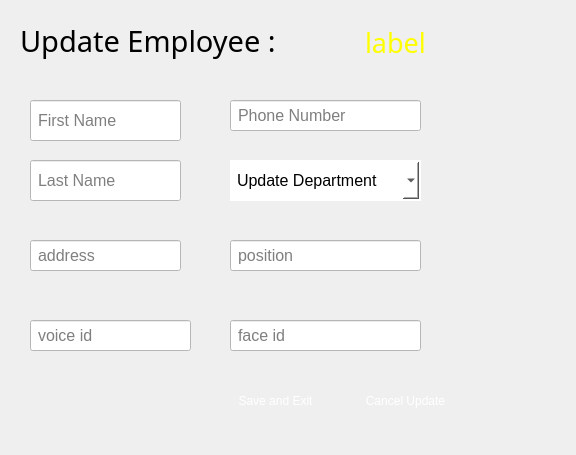
<?xml version="1.0" encoding="UTF-8"?>
<ui version="4.0">
 <class>employeeUpdateForm</class>
 <widget class="QWidget" name="employeeUpdateForm">
  <property name="geometry">
   <rect>
    <x>0</x>
    <y>0</y>
    <width>576</width>
    <height>455</height>
   </rect>
  </property>
  <property name="windowTitle">
   <string>Form</string>
  </property>
  <widget class="QWidget" name="area" native="true">
   <property name="geometry">
    <rect>
     <x>-20</x>
     <y>0</y>
     <width>621</width>
     <height>481</height>
    </rect>
   </property>
   <property name="styleSheet">
    <string notr="true">background-color: qlineargradient(spread:pad, 
                                x1:0, y1:0, x2:0, y2:1, 
                                stop:0 rgba(6, 6, 6, 255), 
                                stop:0.41 rgba(56, 50, 52, 255), 
                                stop:1 rgba(34, 33, 33, 255));;
</string>
   </property>
   <widget class="QLabel" name="label">
    <property name="geometry">
     <rect>
      <x>40</x>
      <y>10</y>
      <width>341</width>
      <height>61</height>
     </rect>
    </property>
    <property name="font">
     <font>
      <family>Azonix</family>
      <pointsize>22</pointsize>
     </font>
    </property>
    <property name="styleSheet">
     <string notr="true">background:transparent;</string>
    </property>
    <property name="text">
     <string>Update Employee :</string>
    </property>
   </widget>
   <widget class="QLineEdit" name="firstName">
    <property name="geometry">
     <rect>
      <x>50</x>
      <y>100</y>
      <width>151</width>
      <height>41</height>
     </rect>
    </property>
    <property name="styleSheet">
     <string notr="true">QLineEdit {
    background-color: white;
    padding: 5px;
    color: black;
    font-size: 16px;
}

/* Hover effect */
QLineEdit:hover {
	border:3px dashed qlineargradient(spread:pad, 
                            x1:0, y1:0, x2:1, y2:1, 
                            stop:0 rgba(255, 0, 0, 255), 
                            stop:0.41 rgba(195, 22, 58, 255), 
                            stop:1 rgba(255, 117, 0, 255));;  ;  ;
}

/* Focus effect */
QLineEdit:focus {
    border:2px solid  qlineargradient(spread:pad, 
                            x1:0, y1:0, x2:1, y2:1, 
                            stop:0 rgba(255, 0, 0, 255), 
                            stop:0.41 rgba(195, 22, 58, 255), 
                            stop:1 rgba(255, 117, 0, 255));;  ;  ;
}
</string>
    </property>
    <property name="placeholderText">
     <string>First Name</string>
    </property>
   </widget>
   <widget class="QLineEdit" name="lastName">
    <property name="geometry">
     <rect>
      <x>50</x>
      <y>160</y>
      <width>151</width>
      <height>41</height>
     </rect>
    </property>
    <property name="styleSheet">
     <string notr="true">QLineEdit {
    background-color: white;
    padding: 5px;
    color: black;
    font-size: 16px;
}

/* Hover effect */
QLineEdit:hover {
	border:3px dashed qlineargradient(spread:pad, 
                            x1:0, y1:0, x2:1, y2:1, 
                            stop:0 rgba(255, 0, 0, 255), 
                            stop:0.41 rgba(195, 22, 58, 255), 
                            stop:1 rgba(255, 117, 0, 255));;  ;  ;
}

/* Focus effect */
QLineEdit:focus {
    border:2px solid  qlineargradient(spread:pad, 
                            x1:0, y1:0, x2:1, y2:1, 
                            stop:0 rgba(255, 0, 0, 255), 
                            stop:0.41 rgba(195, 22, 58, 255), 
                            stop:1 rgba(255, 117, 0, 255));;  ;  ;
}
</string>
    </property>
    <property name="placeholderText">
     <string>Last Name</string>
    </property>
   </widget>
   <widget class="QLineEdit" name="address">
    <property name="geometry">
     <rect>
      <x>50</x>
      <y>240</y>
      <width>151</width>
      <height>31</height>
     </rect>
    </property>
    <property name="styleSheet">
     <string notr="true">QLineEdit {
    background-color: white;
    padding: 5px;
    color: black;
    font-size: 16px;
}

/* Hover effect */
QLineEdit:hover {
	border:3px dashed qlineargradient(spread:pad, 
                            x1:0, y1:0, x2:1, y2:1, 
                            stop:0 rgba(255, 0, 0, 255), 
                            stop:0.41 rgba(195, 22, 58, 255), 
                            stop:1 rgba(255, 117, 0, 255));;  ;  ;
}

/* Focus effect */
QLineEdit:focus {
    border:2px solid  qlineargradient(spread:pad, 
                            x1:0, y1:0, x2:1, y2:1, 
                            stop:0 rgba(255, 0, 0, 255), 
                            stop:0.41 rgba(195, 22, 58, 255), 
                            stop:1 rgba(255, 117, 0, 255));;  ;  ;
}
</string>
    </property>
    <property name="placeholderText">
     <string>address</string>
    </property>
   </widget>
   <widget class="QLineEdit" name="phoneNum">
    <property name="geometry">
     <rect>
      <x>250</x>
      <y>100</y>
      <width>191</width>
      <height>31</height>
     </rect>
    </property>
    <property name="styleSheet">
     <string notr="true">QLineEdit {
    background-color: white;
    padding: 5px;
    color: black;
    font-size: 16px;
}

/* Hover effect */
QLineEdit:hover {
	border:3px dashed qlineargradient(spread:pad, 
                            x1:0, y1:0, x2:1, y2:1, 
                            stop:0 rgba(255, 0, 0, 255), 
                            stop:0.41 rgba(195, 22, 58, 255), 
                            stop:1 rgba(255, 117, 0, 255));;  ;  ;
}

/* Focus effect */
QLineEdit:focus {
    border:2px solid  qlineargradient(spread:pad, 
                            x1:0, y1:0, x2:1, y2:1, 
                            stop:0 rgba(255, 0, 0, 255), 
                            stop:0.41 rgba(195, 22, 58, 255), 
                            stop:1 rgba(255, 117, 0, 255));;  ;  ;
}
</string>
    </property>
    <property name="placeholderText">
     <string>Phone Number</string>
    </property>
   </widget>
   <widget class="QComboBox" name="department">
    <property name="geometry">
     <rect>
      <x>250</x>
      <y>160</y>
      <width>191</width>
      <height>41</height>
     </rect>
    </property>
    <property name="styleSheet">
     <string notr="true">QComboBox {
    background-color: white;
    padding: 5px;
    color: black;
    font-size: 16px;
    border: 2px solid transparent; /* Default border */
}

/* Drop-down arrow area */
QComboBox::drop-down {
    border: none;
    width: 30px;
   ; /* Keep background for drop-down */
    border-top-right-radius: 8px;
    border-bottom-right-radius: 8px;
    image: url(:/textures/textures/downArrowIcon.png);
}

/* Hover effect */
QComboBox:hover {
    border: 3px dashed qlineargradient(spread:pad, 
                            x1:0, y1:0, x2:1, y2:1, 
                            stop:0 rgba(255, 0, 0, 255), 
                            stop:0.41 rgba(195, 22, 58, 255), 
                            stop:1 rgba(255, 117, 0, 255));
}

/* Focus effect */
QComboBox:focus {
    border: 2px solid qlineargradient(spread:pad, 
                            x1:0, y1:0, x2:1, y2:1, 
                            stop:0 rgba(255, 0, 0, 255), 
                            stop:0.41 rgba(195, 22, 58, 255), 
                            stop:1 rgba(255, 117, 0, 255));
}

/* Style for the dropdown list */
QComboBox QAbstractItemView {
    background-color: white;
    border: 2px solid #C51D34;
    selection-background-color: #ff0004;
    selection-color: white;
    border-radius: 8px;
    color: black;
}
</string>
    </property>
    <property name="placeholderText">
     <string>Update Department</string>
    </property>
    <item>
     <property name="text">
      <string>Human Resources</string>
     </property>
    </item>
    <item>
     <property name="text">
      <string>Federation</string>
     </property>
    </item>
    <item>
     <property name="text">
      <string>Municipality</string>
     </property>
    </item>
   </widget>
   <widget class="QLineEdit" name="face">
    <property name="geometry">
     <rect>
      <x>250</x>
      <y>320</y>
      <width>191</width>
      <height>31</height>
     </rect>
    </property>
    <property name="styleSheet">
     <string notr="true">QLineEdit {
    background-color: white;
    padding: 5px;
    color: black;
    font-size: 16px;
}

/* Hover effect */
QLineEdit:hover {
	border:3px dashed qlineargradient(spread:pad, 
                            x1:0, y1:0, x2:1, y2:1, 
                            stop:0 rgba(255, 0, 0, 255), 
                            stop:0.41 rgba(195, 22, 58, 255), 
                            stop:1 rgba(255, 117, 0, 255));;  ;  ;
}

/* Focus effect */
QLineEdit:focus {
    border:2px solid  qlineargradient(spread:pad, 
                            x1:0, y1:0, x2:1, y2:1, 
                            stop:0 rgba(255, 0, 0, 255), 
                            stop:0.41 rgba(195, 22, 58, 255), 
                            stop:1 rgba(255, 117, 0, 255));;  ;  ;
}
</string>
    </property>
    <property name="placeholderText">
     <string>face id </string>
    </property>
   </widget>
   <widget class="QLineEdit" name="voice">
    <property name="geometry">
     <rect>
      <x>50</x>
      <y>320</y>
      <width>161</width>
      <height>31</height>
     </rect>
    </property>
    <property name="styleSheet">
     <string notr="true">QLineEdit {
    background-color: white;
    padding: 5px;
    color: black;
    font-size: 16px;
}

/* Hover effect */
QLineEdit:hover {
	border:3px dashed qlineargradient(spread:pad, 
                            x1:0, y1:0, x2:1, y2:1, 
                            stop:0 rgba(255, 0, 0, 255), 
                            stop:0.41 rgba(195, 22, 58, 255), 
                            stop:1 rgba(255, 117, 0, 255));;  ;  ;
}

/* Focus effect */
QLineEdit:focus {
    border:2px solid  qlineargradient(spread:pad, 
                            x1:0, y1:0, x2:1, y2:1, 
                            stop:0 rgba(255, 0, 0, 255), 
                            stop:0.41 rgba(195, 22, 58, 255), 
                            stop:1 rgba(255, 117, 0, 255));;  ;  ;
}
</string>
    </property>
    <property name="placeholderText">
     <string>voice id</string>
    </property>
   </widget>
   <widget class="QPushButton" name="save_exit">
    <property name="geometry">
     <rect>
      <x>240</x>
      <y>380</y>
      <width>111</width>
      <height>41</height>
     </rect>
    </property>
    <property name="styleSheet">
     <string notr="true">QPushButton {
background-color:qlineargradient(spread:pad, 
                            x1:0, y1:0, x2:1, y2:1, 
                            stop:0 rgba(255, 0, 0, 255), 
                            stop:0.41 rgba(195, 22, 58, 255), 
                            stop:1 rgba(255, 117, 0, 255));;  ;  
border-radius:10px;
color:white;
}
QPushButton:hover {
    background-color:qlineargradient(x1: 0.25, y1: 0, x2: 0.75, y2: 1, 
                            stop: 0 rgba(0, 255, 254, 255),     
                            stop: 0.26 rgba(38, 170, 196, 255), 
                            stop: 0.67 rgba(89, 85, 131, 255),
                            stop: 1 rgba(0, 238, 255, 255));  
}</string>
    </property>
    <property name="text">
     <string>Save and Exit</string>
    </property>
   </widget>
   <widget class="QPushButton" name="cancel">
    <property name="geometry">
     <rect>
      <x>370</x>
      <y>380</y>
      <width>111</width>
      <height>41</height>
     </rect>
    </property>
    <property name="styleSheet">
     <string notr="true">QPushButton {
background-color:qlineargradient(spread:pad, 
                            x1:0, y1:0, x2:1, y2:1, 
                            stop:0 rgba(255, 0, 0, 255), 
                            stop:0.41 rgba(195, 22, 58, 255), 
                            stop:1 rgba(255, 117, 0, 255));;  ;  
border-radius:10px;
color:white;
}
QPushButton:hover {
    background-color:qlineargradient(x1: 0.25, y1: 0, x2: 0.75, y2: 1, 
                            stop: 0 rgba(0, 255, 254, 255),     
                            stop: 0.26 rgba(38, 170, 196, 255), 
                            stop: 0.67 rgba(89, 85, 131, 255),
                            stop: 1 rgba(0, 238, 255, 255));  
}</string>
    </property>
    <property name="text">
     <string>Cancel Update</string>
    </property>
   </widget>
   <widget class="QLabel" name="userIDLabel">
    <property name="geometry">
     <rect>
      <x>385</x>
      <y>12</y>
      <width>321</width>
      <height>61</height>
     </rect>
    </property>
    <property name="font">
     <font>
      <family>Azonix</family>
      <pointsize>20</pointsize>
     </font>
    </property>
    <property name="styleSheet">
     <string notr="true">background:transparent;
color:yellow;
</string>
    </property>
    <property name="text">
     <string>label</string>
    </property>
   </widget>
   <widget class="QLineEdit" name="position">
    <property name="geometry">
     <rect>
      <x>250</x>
      <y>240</y>
      <width>191</width>
      <height>31</height>
     </rect>
    </property>
    <property name="styleSheet">
     <string notr="true">QLineEdit {
    background-color: white;
    padding: 5px;
    color: black;
    font-size: 16px;
}

/* Hover effect */
QLineEdit:hover {
	border:3px dashed qlineargradient(spread:pad, 
                            x1:0, y1:0, x2:1, y2:1, 
                            stop:0 rgba(255, 0, 0, 255), 
                            stop:0.41 rgba(195, 22, 58, 255), 
                            stop:1 rgba(255, 117, 0, 255));;  ;  ;
}

/* Focus effect */
QLineEdit:focus {
    border:2px solid  qlineargradient(spread:pad, 
                            x1:0, y1:0, x2:1, y2:1, 
                            stop:0 rgba(255, 0, 0, 255), 
                            stop:0.41 rgba(195, 22, 58, 255), 
                            stop:1 rgba(255, 117, 0, 255));;  ;  ;
}
</string>
    </property>
    <property name="placeholderText">
     <string>position</string>
    </property>
   </widget>
  </widget>
 </widget>
 <resources/>
 <connections/>
</ui>
